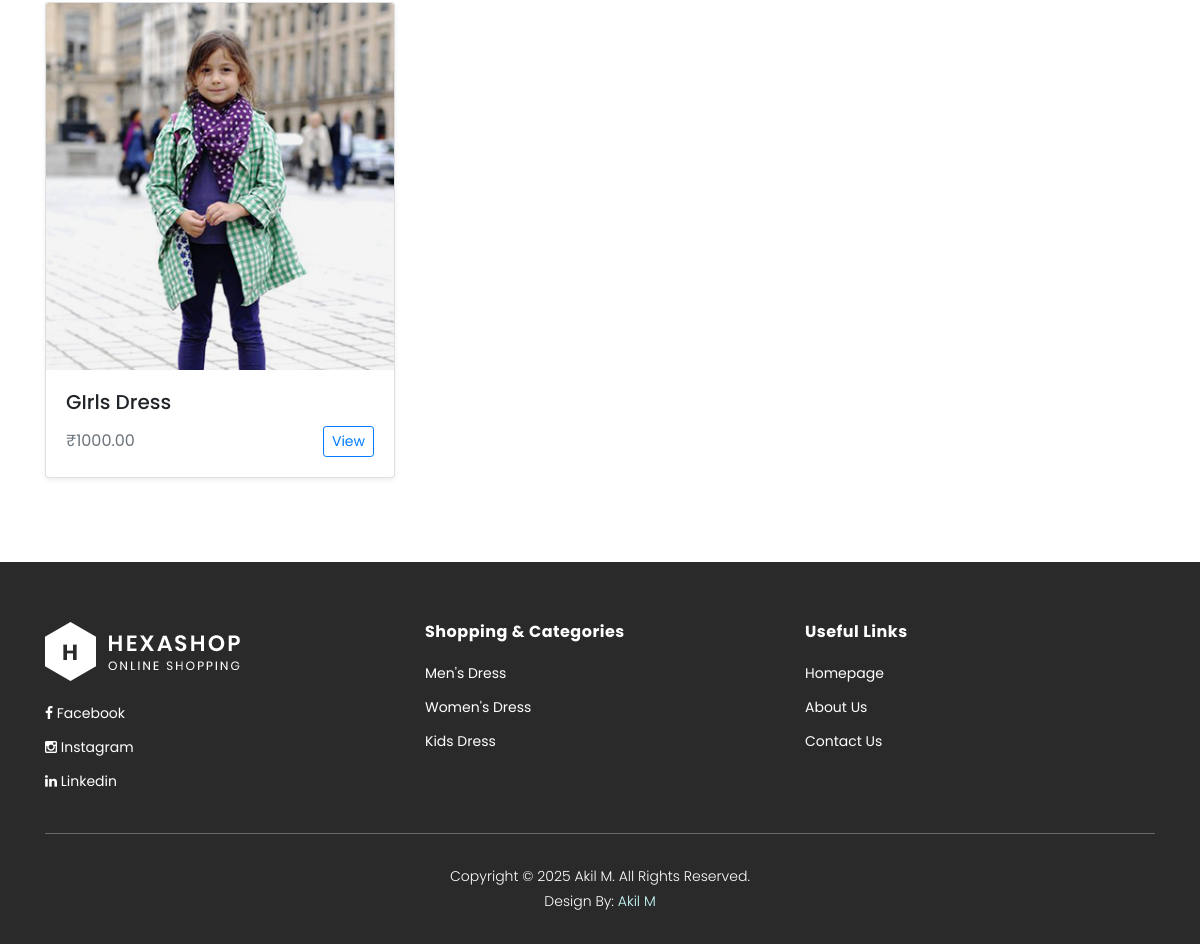
Before: /products/ (lower part) with the older database file.
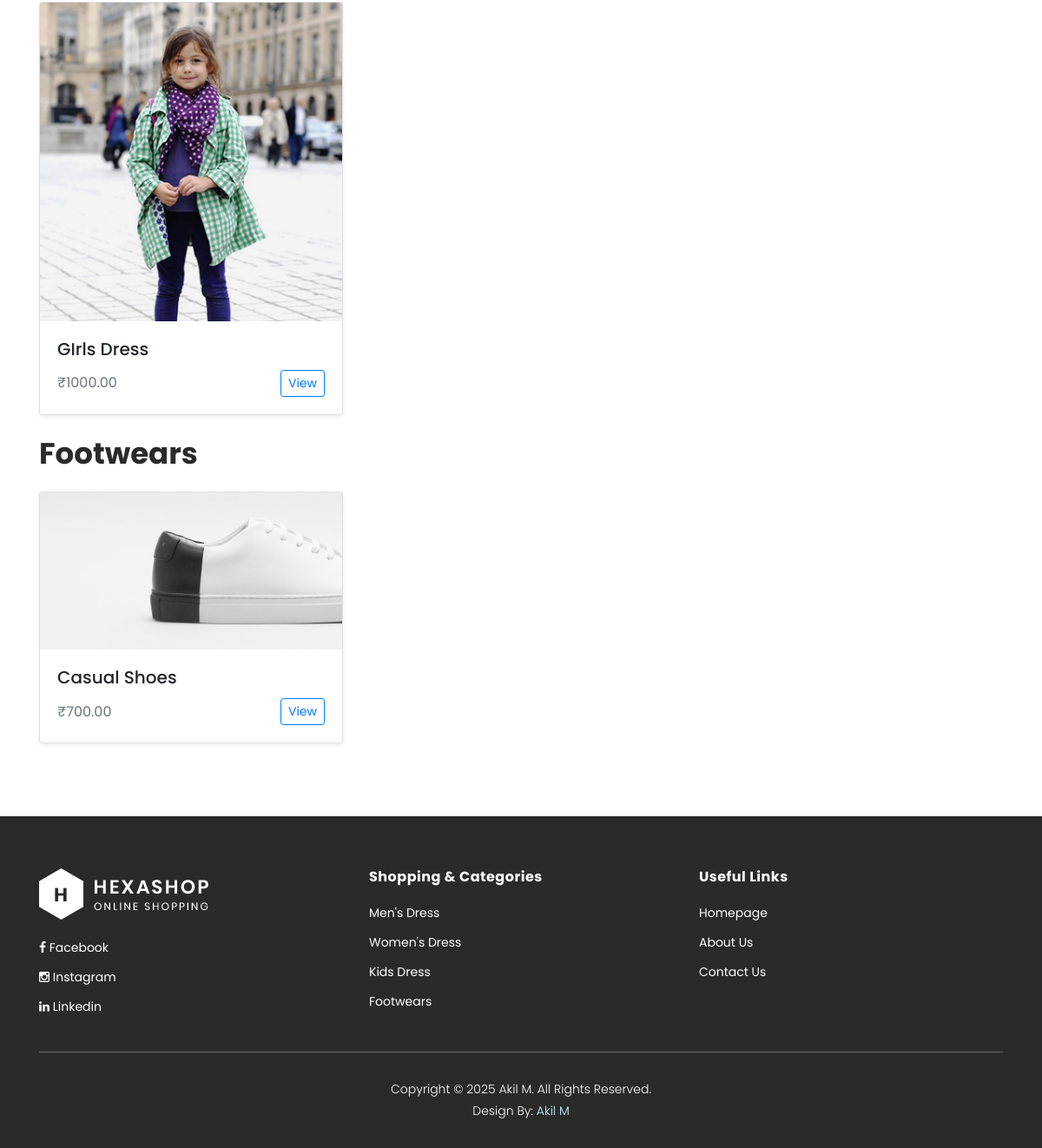
After: the same page with the newer database file.
### store/models.py (models this page shows, shortened)
class Dress(models.Model):
    subcategory = models.ForeignKey(SubCategory, on_delete=models.CASCADE, default=1)  # ✅ Requires SubCategory with id=1
    name = models.CharField(max_length=200)
    description = models.TextField()
    price = models.DecimalField(max_digits=10, decimal_places=2)
    image = models.ImageField(upload_to='dresses/')  # Required

class Category(models.Model):
    name = models.CharField(max_length=100)
    image = models.ImageField(upload_to='category_images/', blank=True, null=True)  # Optional image

### store/views.py (the view)
# urls.py: path('products/', views.products, name='products'),
def products(request):
    categories = Category.objects.all()
    category_dresses = {}
    for category in categories:
        dresses = Dress.objects.filter(subcategory__category=category)
        category_dresses[category] = dresses
    return render(request, 'products.html', {'categories': categories,
    'category_dresses': category_dresses})

### store/context_processors.py (called while the page is built)
def categories_processor(request):
    return {
        'categories': Category.objects.order_by('-id')[:4]
    }

### store/templates/products.html (shortened to what this page needs)
{% load static %}
<!DOCTYPE html>
<html lang="en">
<head>
</head>
<body>
  {% include 'partials/header.html' %}
{% for category, dresses in category_dresses.items %}
<section class="section">
        <div class="container">
            <div class="row">
                <div class="col-lg-6">
                    <div class="section-heading">
                        <h2>{{ category.name }}</h2>
                    </div>
                </div>
            </div>
        </div> <br>
    <div class="container">
        <div class="row">
            {% for dress in dresses %}
            <div class="col-md-4">
                <div class="card mb-4 shadow-sm">
                    {% if dress.image %}
                    <a href="{% url 'single_product' dress.id %}"><img src="{{ dress.image.url }}" class="card-img-top" alt="{{ dress.name }}"></a>
                    {% endif %}
                    <div class="card-body">
                        <h5 class="card-title">{{ dress.name }}</h5>
                        <div class="d-flex justify-content-between align-items-center">
                            <span class="text-muted">₹{{ dress.price }}</span>
                            <a href="{% url 'single_product' dress.id %}" class="btn btn-sm btn-outline-primary">View</a>
                        </div>
                    </div>
                </div>
            </div>
            {% endfor %}
        </div>
    </div>
</section>
{% endfor %}
  {% include 'partials/footer.html' %}
</body>
</html>

### store/templates/partials/footer.html (shortened to what this page needs)
{% load static %}
<!DOCTYPE html>
<html lang="en">
<footer>
        <div class="container">
            <div class="row">
                <div class="col-lg-4">
                    <div class="first-item">
                        <div class="logo">
                            <img src="{% static 'images/white-logo.png' %}" alt="hexashop ecommerce templatemo">
                        </div>
                        <ul>
                            <li><a href="#"><i class="fa fa-facebook"></i> Facebook</a></li>
                            <li><a href="#"><i class="fa fa-instagram"></i> Instagram</a></li>
                            <li><a href="#"><i class="fa fa-linkedin"></i> Linkedin</a></li>
                        </ul>
                    </div>
                </div>
                <div class="col-lg-4">
                    <h4>Shopping &amp; Categories</h4>
                    {% for category in categories %}
                    <ul>
                        <li><a href="{% url 'category_detail' category.id %}">{{ category.name }}</a></li>
                    </ul>
                    {% endfor %}
                </div>
                <div class="col-lg-4">
                    <h4>Useful Links</h4>
                    <ul>
                        <li><a href="/">Homepage</a></li>
                        <li><a href="{% url 'about' %}">About Us</a></li>
                        <li><a href="{% url 'contact' %}">Contact Us</a></li>
                    </ul>
                </div>
                <div class="col-lg-12">
                    <div class="under-footer">
                        <p>Copyright © 2025 Akil M. All Rights Reserved.
                        <br>Design By: <a href="#" target="_parent" title="free css templates">Akil M</a>
                    </div>
                </div>
            </div>
        </div>
    </footer>
</html>

Changed rows visible on the page:
added Category: name "Footwears"
added Dress: image (picture), name "Casual Shoes", price "700.00", shown under "Footwears"
